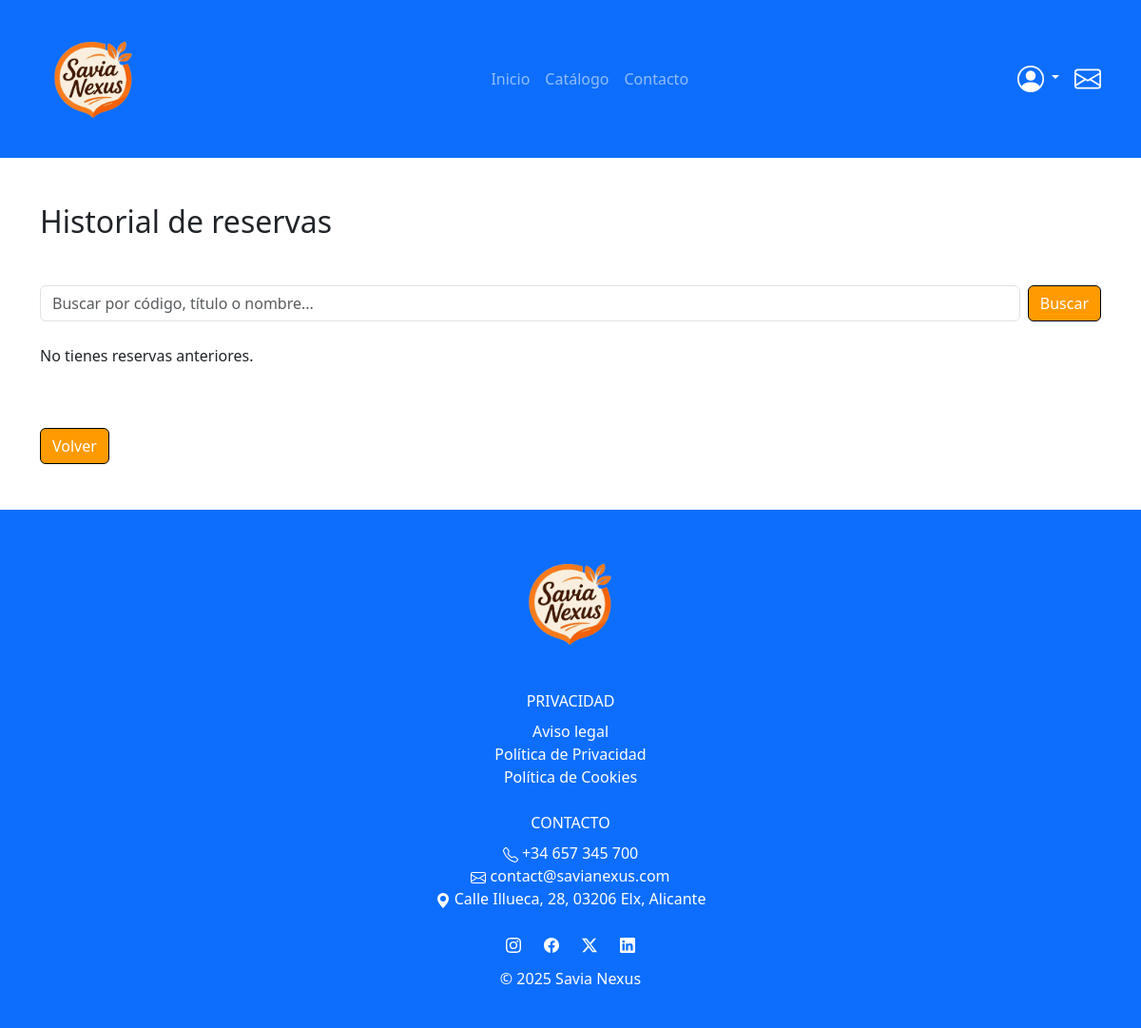
The page /user/reservations_history.php (signed in) on the database as committed earlier.
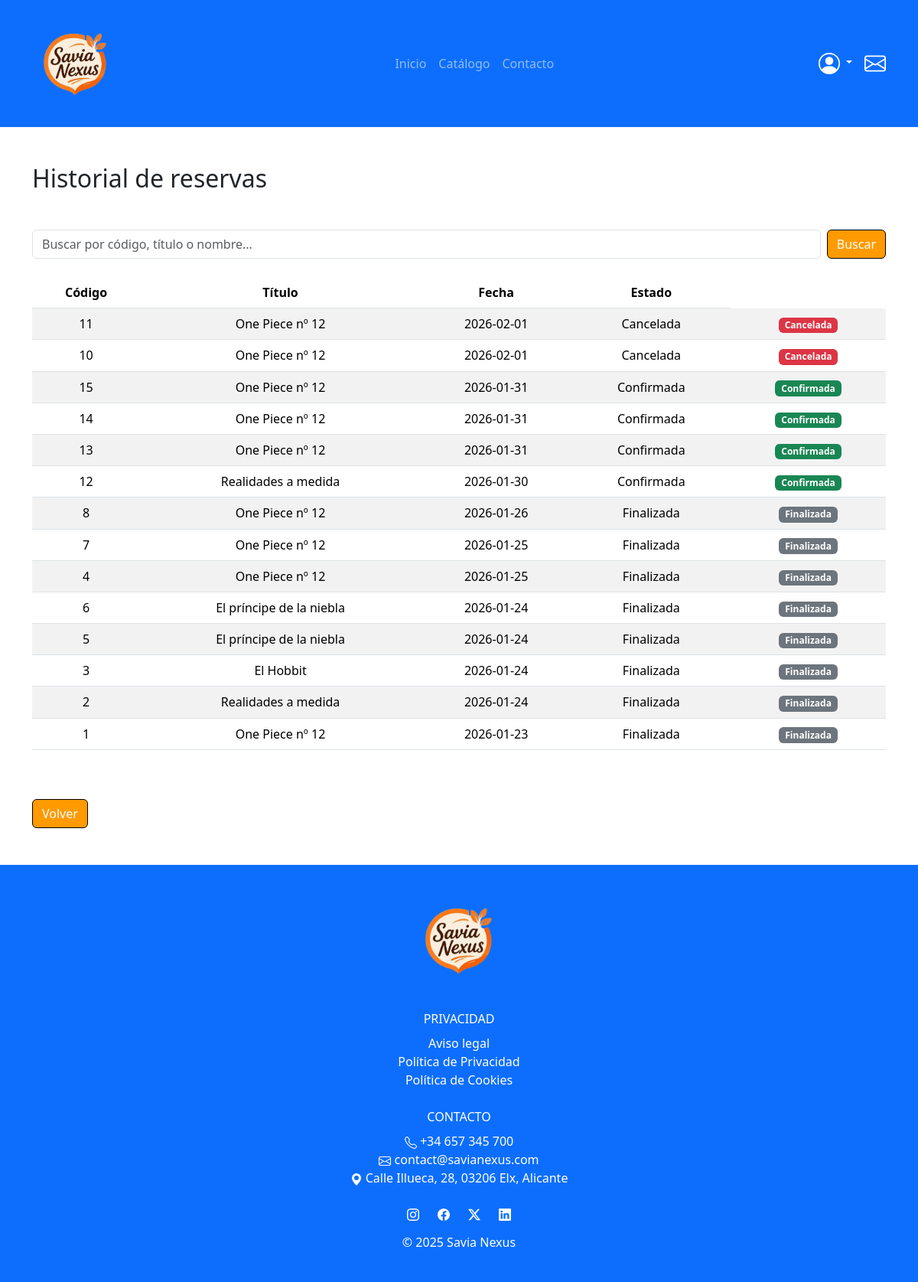
The same page on the database as committed later.
### tables this page shows
CREATE TABLE `reservas` (
  `codigo` int(11) NOT NULL,
  `codUsuario` varchar(9) DEFAULT NULL,
  `fecha` date NOT NULL,
  `horaInicio` time DEFAULT NULL,
  `horaFin` time DEFAULT NULL,
  `recurso` enum('libro','sala','ordenador') NOT NULL,
  `codRecurso` int(11) NOT NULL,
  `estado` enum('confirmada','cancelada','finalizada') DEFAULT 'confirmada',
  `fechaDevolucion` date NOT NULL
);

CREATE TABLE `libros` (
  `codigo` int(11) NOT NULL,
  `titulo` varchar(50) NOT NULL,
  `isbn` varchar(30) NOT NULL,
  `autor` varchar(50) DEFAULT NULL,
  `editorial` varchar(50) DEFAULT NULL,
  `descripcion` varchar(250) DEFAULT NULL,
  `imagen` varchar(255) DEFAULT NULL,
  `stock` int(11) DEFAULT 1,
  `codCategoria` int(11) DEFAULT NULL,
  `activo` enum('activo','inactivo') DEFAULT 'activo'
);

### models/Reserve.php (called while the page is built, shortened)
<?php
class Reserve {
    private PDO $pdo;
    public function __construct(PDO $pdo) {
        $this->pdo = $pdo;
    }
    public function getUserReserves(string $dni, string $search = '') {
        $sql = "SELECT r.*, l.titulo
                FROM reservas r JOIN libros l
                ON l.codigo = r.codRecurso
                WHERE r.codUsuario = :dni";
        $params = [':dni' => $dni];
        $sql .= " ORDER BY fecha DESC";
        $stmt = $this->pdo->prepare($sql);
        $stmt->execute($params);
        return $stmt->fetchAll();
    }
}

### public/user/reservations_history.php (the view, shortened to what this page needs)
<?php
require_once __DIR__ . '/../../includes/config.php';
require_once __DIR__ . '/../../models/Reserve.php';
$search = $_GET['search'] ?? '';
$reserveModel = new Reserve($pdo);
$reserves = $reserveModel->getUserReserves($_SESSION['dni'], $search);
?>
<?php include __DIR__ . '/../../includes/head.php'; ?>
<body>
    <?php include __DIR__ . '/../../includes/navbar.php'; ?>
    <div class="container mt-5 mb-5">
        <h2 class="mb-5">Historial de reservas</h2>
        <form method="GET" class="d-flex mb-4">
            <input type="text" name="search" class="form-control me-2"
                placeholder="Buscar por código, título o nombre..."
                value="<?= htmlspecialchars($search) ?>">
            <button type="submit" class="btn btn-primary">Buscar</button>
        </form>
        <?php if (empty($reserves)): ?>
            <p>No tienes reservas anteriores.</p>
        <?php else: ?>
        <table class="table table-striped text-center">
            <thead>
            <tr>
                <th>Código</th>
                <th>Título</th>
                <th>Fecha</th>
                <th>Estado</th>
            </tr>
            </thead>
            <tbody>
            <?php foreach ($reserves as $r): ?>
                <tr>
                    <td><?= $r['codigo'] ?></td>
                    <td><?= htmlspecialchars($r['titulo']) ?></td>
                    <td><?= $r['fecha'] ?></td>
                    <td><?= ucfirst($r['estado']) ?></td>
                    <td>
                        <span class="badge bg-<?=
                            $r['estado'] === 'confirmada' ? 'success' :
                            ($r['estado'] === 'cancelada' ? 'danger' : 'secondary')
                        ?>">
                            <?= ucfirst($r['estado']) ?>
                        </span>
                    </td>
                </tr>
            <?php endforeach; ?>
            </tbody>
        </table>
        <?php endif; ?>
        <div class="mt-5">
            <a href="dashboard.php" class="btn btn-primary mt-3">Volver</a>
        </div>
    </div>
    <?php include __DIR__ . '/../../includes/footer.php'; ?>
</body>
</html>

Rows that differ between the two databases and show on the page:
added reservas: codigo "11", libros.titulo "One Piece nº 12", fecha "2026-02-01", estado "Cancelada"
added reservas: codigo "10", libros.titulo "One Piece nº 12", fecha "2026-02-01", estado "Cancelada"
added reservas: codigo "15", libros.titulo "One Piece nº 12", fecha "2026-01-31", estado "Confirmada"
added reservas: codigo "14", libros.titulo "One Piece nº 12", fecha "2026-01-31", estado "Confirmada"
added reservas: codigo "13", libros.titulo "One Piece nº 12", fecha "2026-01-31", estado "Confirmada"
added reservas: codigo "12", libros.titulo "Realidades a medida", fecha "2026-01-30", estado "Confirmada"
added reservas: codigo "8", libros.titulo "One Piece nº 12", fecha "2026-01-26", estado "Finalizada"
added reservas: codigo "7", libros.titulo "One Piece nº 12", fecha "2026-01-25", estado "Finalizada"
added reservas: codigo "4", libros.titulo "One Piece nº 12", fecha "2026-01-25", estado "Finalizada"
added reservas: codigo "6", libros.titulo "El príncipe de la niebla", fecha "2026-01-24", estado "Finalizada"
added reservas: codigo "5", libros.titulo "El príncipe de la niebla", fecha "2026-01-24", estado "Finalizada"
added reservas: codigo "3", libros.titulo "El Hobbit", fecha "2026-01-24", estado "Finalizada"
added reservas: codigo "2", libros.titulo "Realidades a medida", fecha "2026-01-24", estado "Finalizada"
added reservas: codigo "1", libros.titulo "One Piece nº 12", fecha "2026-01-23", estado "Finalizada"
Other text that changed with them:
text no longer shown: "No tienes reservas anteriores."
text now shown: "Código Título Fecha Estado"
